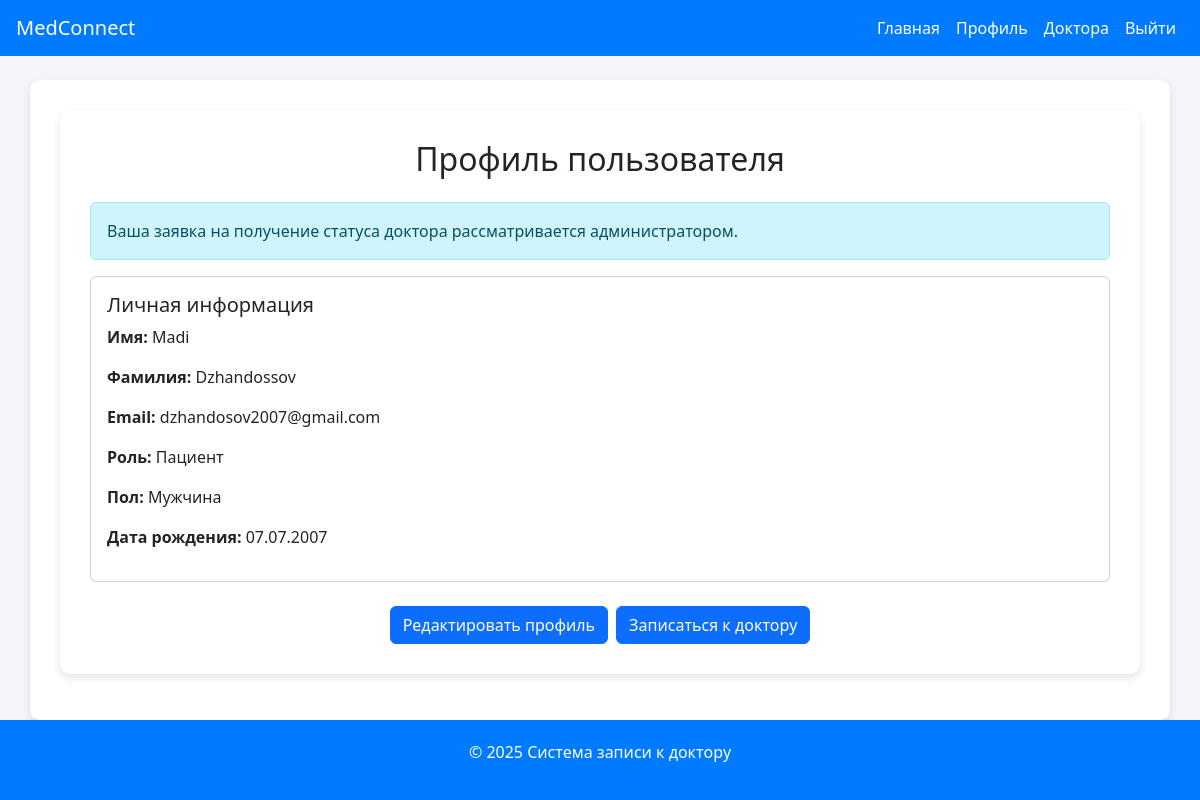
Page /profile/ (signed in) on the earlier database version.
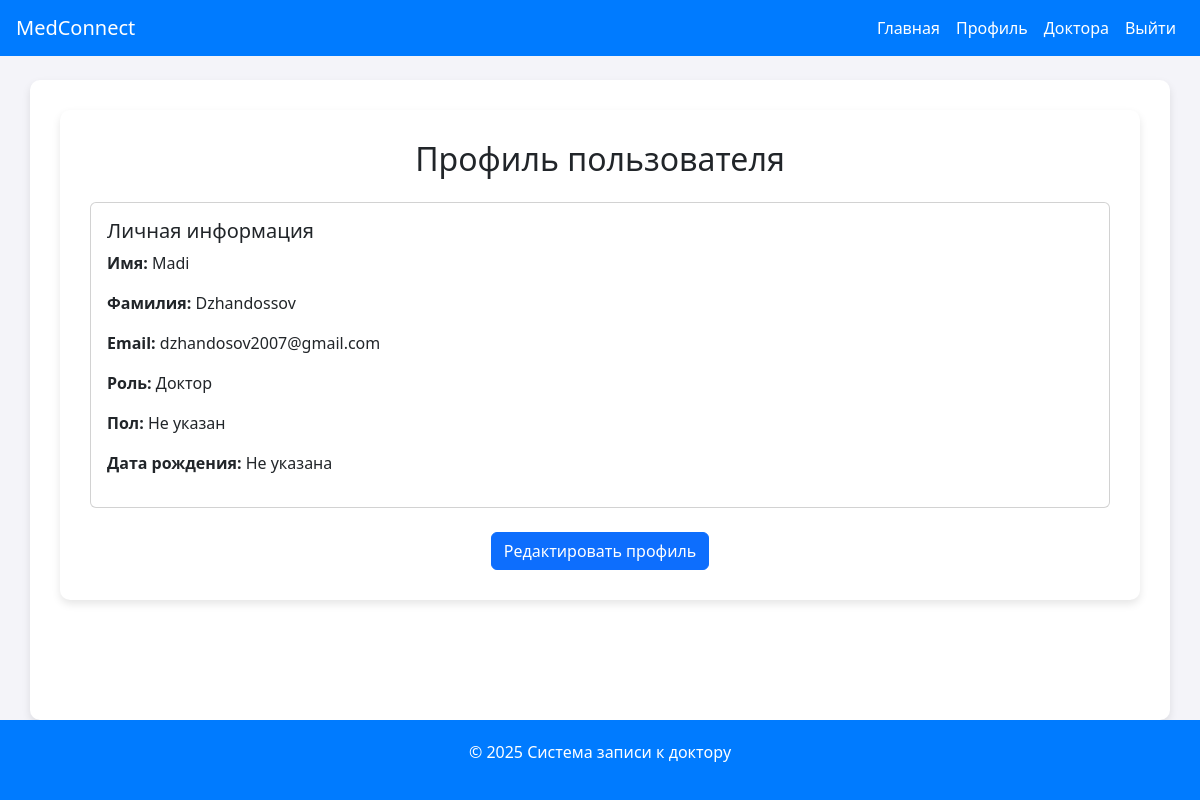
Same page on the later database version.
### myapp/models.py (models this page shows, shortened)
class User(AbstractUser):
    is_doctor = models.BooleanField(default=False)
    is_patient = models.BooleanField(default=True)
    username = None
    email = models.EmailField(unique=True)
    gender_choices = [
        ('M', 'Мужчина'),
        ('F', 'Женщина'),
    ]
    gender = models.CharField(max_length=1, choices=gender_choices, null=True, blank=True)
    date_of_birth = models.DateField(null=True, blank=True)
    USERNAME_FIELD = 'email'
    REQUIRED_FIELDS = ['first_name', 'last_name']
    objects = CustomUserManager()

### myapp/views.py (the view)
# urls.py: path('profile/', views.profile, name='profile'),
@login_required
def profile(request):
    user = request.user
    today = timezone.now().date()
    user_appointments = Appointment.objects.filter(patient=user,date__gte=today).order_by('date')
    doctor_appointments_today = []
    if user.is_doctor:
        doctor_appointments_today = Appointment.objects.filter(doctor__user=user,date__date=today
        ).select_related('patient').order_by('date')
    return render(request, 'profile.html', {
        'user_appointments': user_appointments,
        'doctor_appointments_today': doctor_appointments_today,
    })

### myapp/templates/profile.html (shortened to what this page needs)
{% extends 'base.html' %}
{% block content %}
<div class="container">
    <h2 class="text-center mb-4">Профиль пользователя</h2>
    {% if not user.is_doctor and user.doctor %}
        <div class="alert alert-info">
            Ваша заявка на получение статуса доктора рассматривается администратором.
        </div>
    {% endif %}
    <div class="card mb-4">
        <div class="card-body">
            <h5 class="card-title">Личная информация</h5>
            <p><strong>Имя:</strong> {{ user.first_name }}</p>
            <p><strong>Фамилия:</strong> {{ user.last_name }}</p>
            <p><strong>Email:</strong> {{ user.email }}</p>
            <p><strong>Роль:</strong>
                {% if user.is_doctor %}
                    Доктор
                {% else %}
                    Пациент
                {% endif %}
            </p>
            <p><strong>Пол:</strong> {% if user.gender %}{{ user.get_gender_display }}{% else %}Не указан{% endif %}</p>
            <p><strong>Дата рождения:</strong> {% if user.date_of_birth %}{{ user.date_of_birth|date:"d.m.Y" }}{% else %}Не указана{% endif %}</p>
        </div>
    </div>
    <div class="d-flex gap-2 justify-content-center">
        <a href="{% url 'edit_profile' %}" class="btn btn-primary">Редактировать профиль</a>
        {% if not user.is_doctor %}
            <a href="{% url 'doctor_list' %}" class="btn btn-primary">Записаться к доктору</a>
        {% endif %}
    </div>
</div>
{% endblock %}

### myapp/templates/base.html (shortened to what this page needs)
<!DOCTYPE html>
<html lang="ru">
<head>
    <link href="https://cdn.jsdelivr.net/npm/bootstrap@5.3.0/dist/css/bootstrap.min.css" rel="stylesheet">
</head>
<body>
    <div class="wrapper">
        <nav class="navbar navbar-expand-lg navbar-dark px-3">
            <a class="navbar-brand" href="{% url 'home' %}">MedConnect</a>
            <div class="collapse navbar-collapse" id="navbarNav">
                <ul class="navbar-nav ms-auto">
                    <li class="nav-item">
                        <a class="nav-link" href="{% url 'home' %}">Главная</a>
                    </li>
                    {% if user.is_authenticated %}
                        <li class="nav-item">
                            <a class="nav-link" href="{% url 'profile' %}">Профиль</a>
                        </li>
                        <li class="nav-item">
                            <a class="nav-link" href="{% url 'doctor_list' %}">Доктора</a>
                        </li>
                        <li class="nav-item">
                            <a class="nav-link" href="{% url 'logout' %}">Выйти</a>
                        </li>
                    {% endif %}
                </ul>
            </div>
        </nav>
        <div class="content container mt-4">
            {% block content %}
            {% endblock %}
        </div>
        <footer class="footer text-center">
            <p>© 2025 Система записи к доктору</p>
        </footer>
    </div>
</body>
</html>

### myapp/templates/base.html (style rules this page uses)
html, body { height: 100%; margin: 0; background-color: #f4f4f9; }
.wrapper { min-height: 100%; display: flex; flex-direction: column; }
.content { flex: 1; }
.navbar { background-color: #007bff; }
.navbar-brand, .nav-link { color: white !important; }
.footer { background-color: #007bff; color: white; padding: 20px; }
.container { background-color: white; padding: 30px; border-radius: 10px; box-shadow: 0 4px 8px rgba(0,0,0,0.1); }

Differences in the rows shown:
changed User "Madi": is_doctor False → True (drawn); gender "Мужчина" → (not shown); date_of_birth "07.07.2007" → (not shown)
Other differences:
text no longer shown: "Ваша заявка на получение статуса доктора рассматривается администратором. Пациент Записаться к доктору"
text now shown: "Доктор Не указан Не указана"
